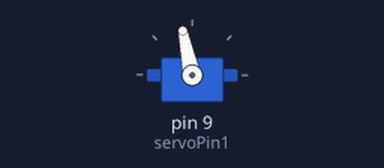
The sketch below on a simulated Arduino Uno, built with avr-gcc and run on an emulated ATmega328P. Shown: servo.

Above: at 0.05 s.
At 0.6 s:
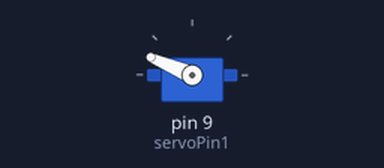
At 0.95 s:
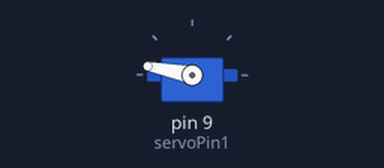
At 1.5 s:
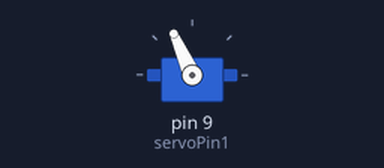
Timing chart, 0 to 3.7 s (numbered marks = the images above):
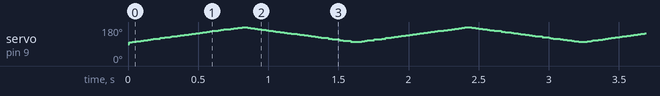

The sketch:

ServoSweepTimer.ino
```cpp
/*
 * Creation & Computation - Digital Futures, OCAD University
 * Kate Hartman / Nick Puckett
 *
 * Multi Servo Sweep
 * Based on basic Sweep example, but updated to use a timer
 *
 *
 */

#include <Servo.h>

int servoPin1 = 9;           //Pin that the servo is attached to.
int moveRate = 10;        //the time between updates in milliseconds
int minAngle = 100;     //sets the low point of the movement range
int maxAngle = 180;   //sets the high point of the movement range
int moveIncrement = 1;    // how much to move the motor each cycle
int servoAngle1;

long lastTimeYouMoved1;

Servo servo1;  // create the Servo object

void setup() {
servo1.attach(servoPin1);  //attach the servo to the corresponding control pin
servoAngle1=minAngle;

}

void loop() {
if(millis()-lastTimeYouMoved1>=moveRate) //this very simple statement is the timer,
{                                          //it subtracts the value of the moment in time the last blink happened, and sees if that number is larger than your set blinking value
servo1.write(servoAngle1);

servoAngle1 += moveIncrement;

  if (servoAngle1 <= minAngle || servoAngle1 >= maxAngle)
  {
    moveIncrement = -moveIncrement;
  }

lastTimeYouMoved1 = millis();            //save the value in time that this switch occured, so we can use it again.

}

}
```
